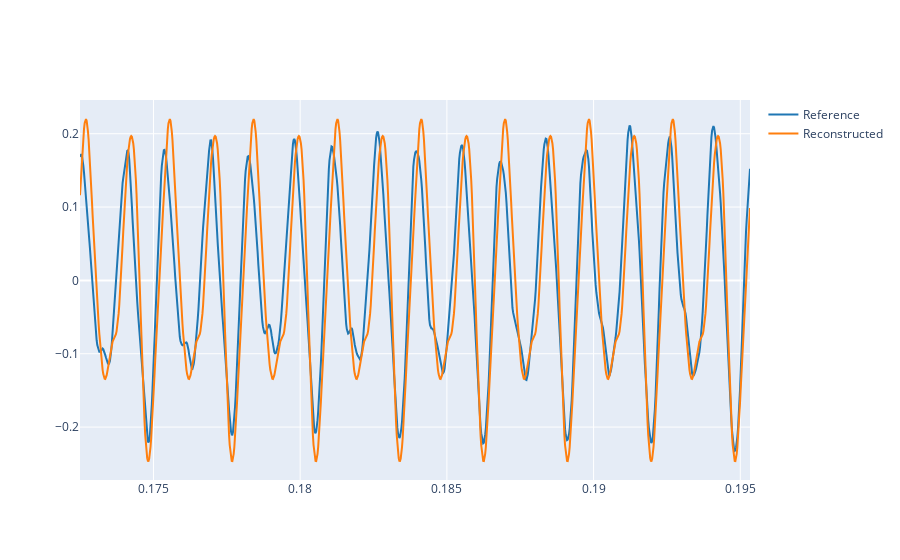

Notebook cell for this chart:
### Code cell
t = np.arange(0, len(ref)/fs, 1/fs)
y = np.zeros_like(t)
for k in range(1, N_harmonics + 1):
    y += amps[k-1] * np.cos(2 * -np.pi * k * f0 * t + phases[k-1])

#Normalize to match reference amplitude level
y *= np.max(np.abs(ref)) / np.max(np.abs(y))

plot_signals([ref, y], fs, t_start=t_start, t_end=t_end, name=['Reference', 'Reconstructed'])

### Figure 1 — Plotly figure (JSON) as saved in the notebook; plotly's stock layout.template omitted (floating-point values rounded to 4 significant figures; data arrays with more than 128 entries replaced by an {"elided": "..."} marker saying what was removed)
{"data": [{"line": {"color": "#1f77b4", "shape": "linear"}, "mode": "lines", "name": "Reference", "type": "scatter", "x": {"elided": "1008 float values"}, "y": {"elided": "1008 float values"}}, {"line": {"color": "#ff7f0e", "shape": "linear"}, "mode": "lines", "name": "Reconstructed", "type": "scatter", "x": {"elided": "1008 float values"}, "y": {"elided": "1008 float values"}}], "layout": {}}
